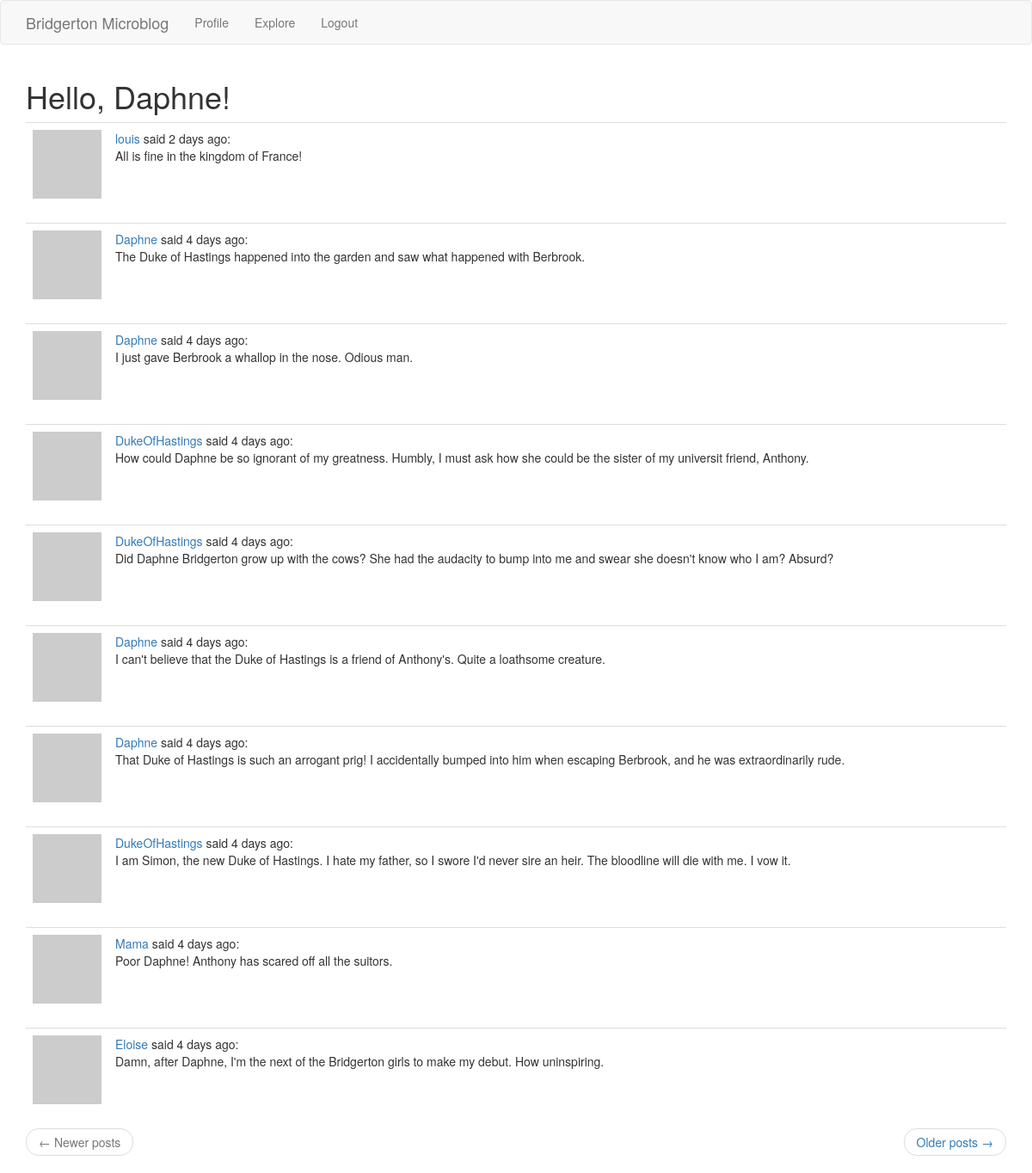
Page /explore (signed in) on the committed database.
### app/models.py (models this page shows, shortened)
class User(UserMixin, db.Model):
    id = db.Column(db.Integer, primary_key=True)
    username = db.Column(db.String(64), index=True, unique=True)
    email = db.Column(db.String(128), index=True, unique=True)
    password_hash = db.Column(db.String(128))
    posts = db.relationship('Post', backref='author', lazy='dynamic')
    about_me = db.Column(db.String(256))
    last_seen = db.Column(db.DateTime, default=datetime.utcnow)
    followed = db.relationship(
        'User', secondary=followers,
        primaryjoin=(followers.c.follower_id == id),
        secondaryjoin=(followers.c.poster_id == id),
        backref=db.backref('followers', lazy='dynamic'), lazy='dynamic')
    def avatar(self, size):
        hexdigest = md5(self.email.lower().encode('utf-8')).hexdigest()
        return f'https://www.gravatar.com/avatar/{hexdigest}?s={size}&d=identicon'

class Post(db.Model):
    id = db.Column(db.Integer, primary_key=True)
    body = db.Column(db.String(140))
    timestamp = db.Column(db.DateTime, index=True, default=datetime.utcnow)
    user_id = db.Column(db.Integer, db.ForeignKey('user.id'))

### app/routes.py (the view)
@app.route('/explore')
@login_required
def explore():
    page = request.args.get('page', 1, type=int)
    posts = Post.query.order_by(Post.timestamp.desc()).paginate(
        page, app.config['POSTS_PER_PAGE'], False)
    next_url = url_for('explore', page=posts.next_num) \
        if posts.has_next else None
    prev_url = url_for('explore', page=posts.prev_num) \
        if posts.has_prev else None
    return render_template('index.html', title='Explore', posts=posts.items,
                           next_url=next_url, prev_url=prev_url)

### app/models.py (called while the page is built)
@login.user_loader
def load_user(id):
    return User.query.get(int(id))

### app/routes.py (called while the page is built)
@app.before_request
def before_request():
    if current_user.is_authenticated:
        current_user.last_seen = datetime.utcnow()
        db.session.commit()

### app/templates/index.html (shortened to what this page needs)
{% extends "base.html" %}
{% import 'bootstrap/wtf.html' as wtf %}
{% block app_content %}
    <h1>Hello, {{ current_user.username }}!</h1>
    {% for post in posts %}
        {% include '_post.html' %}
    {% endfor %}
    <nav aria-label="...">
        <ul class="pager">
            <li class="previous{% if not prev_url %} disabled{% endif %}">
                <a href="{{ prev_url or '#' }}">
                    <span aria-hidden="true">&larr;</span> Newer posts
                </a>
            </li>
            <li class="next{% if not next_url %} disabled{% endif %}">
                <a href="{{ next_url or '#' }}">
                    Older posts <span aria-hidden="true">&rarr;</span>
                </a>
            </li>
        </ul>
    </nav>
{% endblock %}

### app/templates/_post.html
<table class="table table-hover">
    <tr>
        <td width="70px">
            <a href="{{  url_for('user_profile', username=post.author.username) }}">
                <img src="{{ post.author.avatar(70) }}">
            </a>
        </td>
        <td>
            <a href="{{ url_for('user_profile', username=post.author.username) }}">
                {{ post.author.username }}
            </a>
            said {{ moment(post.timestamp).fromNow() }}:
            <br/>
            {{ post.body }}
        </td>
    </tr>
</table>

### rows in the picture
User: username "Daphne"
Post: author.username "louis", timestamp "2 days ago", body "All is fine in the kingdom of France!"
Post: author.username "Daphne", timestamp "4 days ago", body "The Duke of Hastings happened into the garden and saw what happened with Berbrook."
Post: author.username "Daphne", timestamp "4 days ago", body "I just gave Berbrook a whallop in the nose. Odious man."
Post: author.username "DukeOfHastings", timestamp "4 days ago", body "How could Daphne be so ignorant of my greatness. Humbly, I must ask how she could be the sister of my universit friend, Anthony."
Post: author.username "DukeOfHastings", timestamp "4 days ago", body "Did Daphne Bridgerton grow up with the cows? She had the audacity to bump into me and swear she doesn't know who I am? Absurd?"
Post: author.username "Daphne", timestamp "4 days ago", body "I can't believe that the Duke of Hastings is a friend of Anthony's. Quite a loathsome creature."
Post: author.username "Daphne", timestamp "4 days ago", body "That Duke of Hastings is such an arrogant prig! I accidentally bumped into him when escaping Berbrook, and he was extraordinarily rude."
Post: author.username "DukeOfHastings", timestamp "4 days ago", body "I am Simon, the new Duke of Hastings. I hate my father, so I swore I'd never sire an heir. The bloodline will die with me. I vow it."
Post: author.username "Mama", timestamp "4 days ago", body "Poor Daphne! Anthony has scared off all the suitors."
Post: author.username "Eloise", timestamp "4 days ago", body "Damn, after Daphne, I'm the next of the Bridgerton girls to make my debut. How uninspiring."
